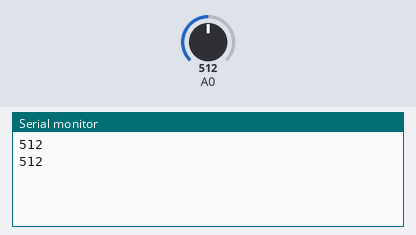
A sketch run on a simulated Arduino Uno, built with avr-gcc and run on an emulated ATmega328P. Parts: the last lines printed to the serial monitor. The test bench sets the inputs (shaded band); at power-on: A0 = 512.

Above: at 1.8 s.
1.9 s: A0 set to 716
At 2.6 s:
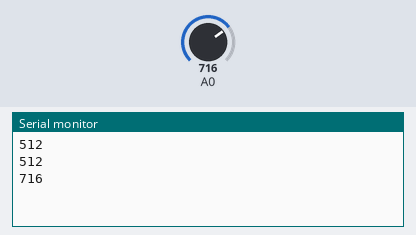
3.4 s: A0 set to 900
At 4.8 s:
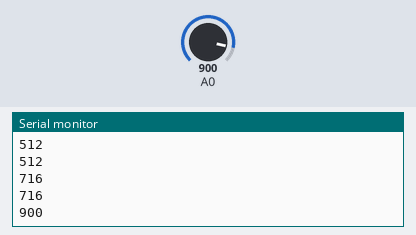
Timing chart, 0 to 6.4 s (numbered marks = the images above; inputs shaded):
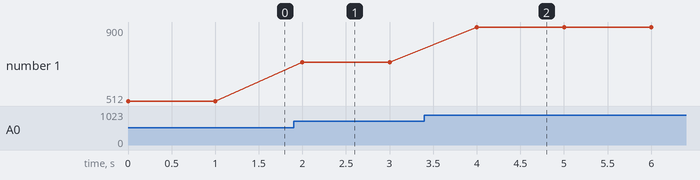

The sketch:

code_for_MCP4131_digital_pot.ino
```cpp
 #include <SPI.h>

void setup() {
  pinMode(10, OUTPUT); // set the SS pin as an output
  SPI.begin();         // initialize the SPI library
  Serial.begin(9600);
}

void loop() {

  digitalWrite(10, LOW);            // set the SS pin to LOW

  for(byte wiper_value = 0; wiper_value <= 128; wiper_value++) {

    SPI.transfer(0x00);             // send a write command to the MCP4131 to write at registry address 0x00
    SPI.transfer(wiper_value);      // send a new wiper value

    Serial.println(analogRead(A0)); // read the value from analog pin A0 and send it to serial
    delay(1000);
  }

  digitalWrite(10, HIGH);           // set the SS pin HIGH
}
```

Measured:
- after the input at 1.9 s, the serial monitor: prints a new line after 0.10 s (image 1)
- after the input at 3.4 s, the serial monitor: prints a new line after 0.60 s (image 2)
- plotted number 1: 512 → 716 after the input at 1.9 s, 716 → 900 after the input at 3.4 s
